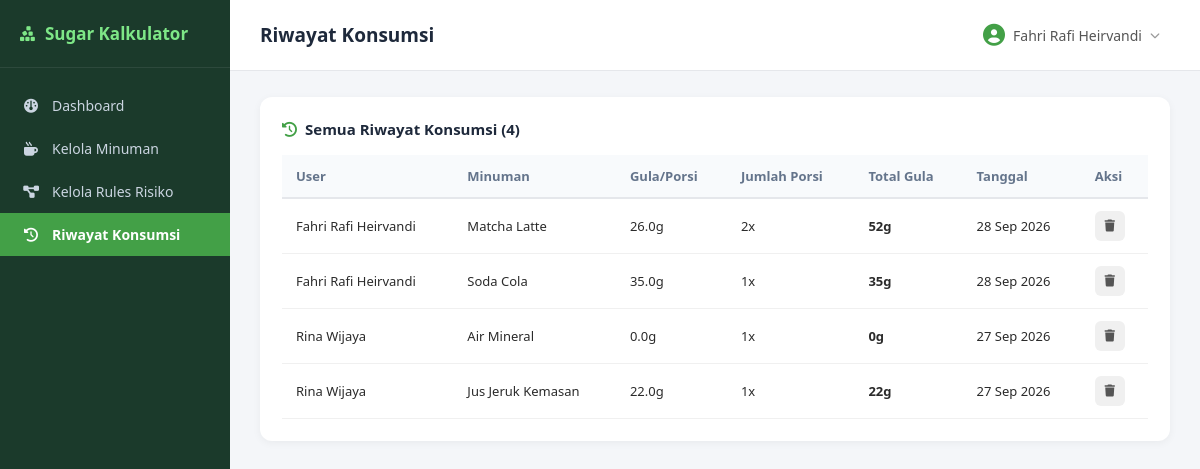
Screenshot of /admin/konsumsi.php (signed in) with the database file from the repository.
### tables this page shows
CREATE TABLE `konsumsi` (
  `id` int(11) NOT NULL,
  `user_id` int(11) NOT NULL,
  `minuman_id` int(11) NOT NULL,
  `jumlah_porsi` int(11) NOT NULL DEFAULT 1,
  `tanggal` date NOT NULL,
  `created_at` timestamp NOT NULL DEFAULT current_timestamp()
);

CREATE TABLE `users` (
  `id` int(11) NOT NULL,
  `nama` varchar(100) NOT NULL,
  `username` varchar(50) NOT NULL,
  `email` varchar(100) DEFAULT NULL,
  `password` varchar(255) NOT NULL,
  `role` enum('admin','user') NOT NULL DEFAULT 'user',
  `foto_profil` varchar(255) DEFAULT NULL,
  `berat_badan` int(11) DEFAULT NULL,
  `usia` int(11) DEFAULT NULL,
  `riwayat_diabetes` tinyint(1) DEFAULT 0,
  `created_at` timestamp NOT NULL DEFAULT current_timestamp()
);

CREATE TABLE `minuman` (
  `id` int(11) NOT NULL,
  `nama_minuman` varchar(100) NOT NULL,
  `kategori` varchar(50) NOT NULL,
  `deskripsi` text DEFAULT NULL,
  `merek` varchar(50) DEFAULT NULL,
  `ukuran_saji` varchar(30) NOT NULL,
  `kadar_gula_gram` decimal(5,1) NOT NULL,
  `kalori` int(11) DEFAULT NULL,
  `gambar` varchar(255) DEFAULT NULL,
  `created_at` timestamp NOT NULL DEFAULT current_timestamp()
);

### admin/konsumsi.php (the view, shortened to what this page needs)
<?php
require_once 'includes/header.php';
$data = $koneksi->query("
    SELECT k.id, u.nama, m.nama_minuman, m.kadar_gula_gram, k.jumlah_porsi, k.tanggal, k.created_at
    FROM konsumsi k
    JOIN users u ON k.user_id = u.id
    JOIN minuman m ON k.minuman_id = m.id
    ORDER BY k.created_at DESC
");
?>
<div class="panel">
    <h3><i class="fa-solid fa-clock-rotate-left"></i> Semua Riwayat Konsumsi (<?= $data->num_rows ?>)</h3>
    <div class="table-scroll">
        <table class="data-table">
            <thead>
                <tr><th>User</th><th>Minuman</th><th>Gula/Porsi</th><th>Jumlah Porsi</th><th>Total Gula</th><th>Tanggal</th><th>Aksi</th></tr>
            </thead>
            <tbody>
                <?php if ($data->num_rows === 0): ?>
                    <tr><td colspan="7" class="empty-row">Belum ada data konsumsi</td></tr>
                <?php else: ?>
                    <?php while ($row = $data->fetch_assoc()): ?>
                        <tr>
                            <td><?= htmlspecialchars($row['nama']) ?></td>
                            <td><?= htmlspecialchars($row['nama_minuman']) ?></td>
                            <td><?= $row['kadar_gula_gram'] ?>g</td>
                            <td><?= $row['jumlah_porsi'] ?>x</td>
                            <td><strong><?= $row['kadar_gula_gram'] * $row['jumlah_porsi'] ?>g</strong></td>
                            <td><?= date('d M Y', strtotime($row['tanggal'])) ?></td>
                            <td class="action-cell">
                                <a href="konsumsi.php?hapus=<?= $row['id'] ?>" class="btn-icon btn-icon-danger" title="Hapus"
                                onclick="return confirmDelete(event, this.href)"><i class="fa-solid fa-trash"></i></a>
                            </td>
                        </tr>
                    <?php endwhile; ?>
                <?php endif; ?>
            </tbody>
        </table>
    </div>
</div>
<?php require_once 'includes/footer.php'; ?>

### assets/admin.css (style rules this page uses)
* { margin: 0; padding: 0; box-sizing: border-box; font-family: 'Segoe UI', Tahoma, sans-serif; }
body { background: #f4f6f9; color: #2b2b2b; }
.panel { background: #fff; border-radius: 12px; padding: 22px; margin-bottom: 22px; box-shadow: 0 2px 8px rgba(0,0,0,0.05); }
.panel h3 { font-size: 15px; color: #1e293b; margin-bottom: 16px; display: flex; align-items: center; gap: 8px; }
.panel h3 i { color: #43a047; }
.table-scroll { overflow-x: auto; }
.data-table { width: 100%; border-collapse: collapse; font-size: 13px; }
.data-table th { text-align: left; padding: 12px 14px; background: #f8fafc; color: #64748b; font-weight: 600; border-bottom: 2px solid #e5e7eb; white-space: nowrap; }
.data-table td { padding: 12px 14px; border-bottom: 1px solid #f0f0f0; white-space: nowrap; vertical-align: middle; line-height: 1.4; }
.action-cell { white-space: nowrap; vertical-align: middle; }
.btn-icon { width: 30px; height: 30px; border-radius: 6px; display: inline-flex; align-items: center; justify-content: center; vertical-align: middle; margin-right: 6px; background: #f0f0f0; color: #555; text-decoration: none; font-size: 12px; }
.btn-icon:last-child { margin-right: 0; }

### rows the page displays
konsumsi: user.nama "Fahri Rafi Heirvandi", minuman.nama_minuman "Matcha Latte", minuman.kadar_gula_gram "26.0", jumlah_porsi "2", $row['kadar_gula_gram'] * $row['jumlah_porsi'] "52", tanggal "28 Sep 2026"
konsumsi: user.nama "Fahri Rafi Heirvandi", minuman.nama_minuman "Soda Cola", minuman.kadar_gula_gram "35.0", jumlah_porsi "1", $row['kadar_gula_gram'] * $row['jumlah_porsi'] "35", tanggal "28 Sep 2026"
konsumsi: user.nama "Rina Wijaya", minuman.nama_minuman "Air Mineral", minuman.kadar_gula_gram "0.0", jumlah_porsi "1", $row['kadar_gula_gram'] * $row['jumlah_porsi'] "0", tanggal "27 Sep 2026"
konsumsi: user.nama "Rina Wijaya", minuman.nama_minuman "Jus Jeruk Kemasan", minuman.kadar_gula_gram "22.0", jumlah_porsi "1", $row['kadar_gula_gram'] * $row['jumlah_porsi'] "22", tanggal "27 Sep 2026"

### other values shown
$page_title "Riwayat Konsumsi"
$_SESSION['nama'] "Fahri Rafi Heirvandi"
$data->num_rows "4"
